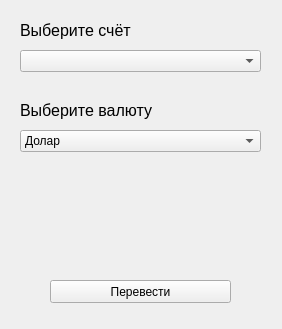
<?xml version="1.0" encoding="UTF-8"?>
<ui version="4.0">
 <class>Form</class>
 <widget class="QWidget" name="Form">
  <property name="geometry">
   <rect>
    <x>0</x>
    <y>0</y>
    <width>282</width>
    <height>329</height>
   </rect>
  </property>
  <property name="windowTitle">
   <string>Form</string>
  </property>
  <widget class="QComboBox" name="accountsBox">
   <property name="geometry">
    <rect>
     <x>20</x>
     <y>50</y>
     <width>241</width>
     <height>22</height>
    </rect>
   </property>
  </widget>
  <widget class="QLabel" name="label">
   <property name="geometry">
    <rect>
     <x>20</x>
     <y>20</y>
     <width>241</width>
     <height>21</height>
    </rect>
   </property>
   <property name="font">
    <font>
     <pointsize>12</pointsize>
    </font>
   </property>
   <property name="text">
    <string>Выберите счёт</string>
   </property>
  </widget>
  <widget class="QComboBox" name="accountsBox_2">
   <property name="geometry">
    <rect>
     <x>20</x>
     <y>130</y>
     <width>241</width>
     <height>22</height>
    </rect>
   </property>
   <item>
    <property name="text">
     <string>Долар</string>
    </property>
   </item>
   <item>
    <property name="text">
     <string>Евро</string>
    </property>
   </item>
  </widget>
  <widget class="QLabel" name="label_2">
   <property name="geometry">
    <rect>
     <x>20</x>
     <y>100</y>
     <width>241</width>
     <height>21</height>
    </rect>
   </property>
   <property name="font">
    <font>
     <pointsize>12</pointsize>
    </font>
   </property>
   <property name="text">
    <string>Выберите валюту</string>
   </property>
  </widget>
  <widget class="QLabel" name="label_3">
   <property name="geometry">
    <rect>
     <x>90</x>
     <y>190</y>
     <width>101</width>
     <height>61</height>
    </rect>
   </property>
   <property name="text">
    <string/>
   </property>
   <property name="pixmap">
    <pixmap>images/logo.svg</pixmap>
   </property>
  </widget>
  <widget class="QPushButton" name="pushButton">
   <property name="geometry">
    <rect>
     <x>50</x>
     <y>280</y>
     <width>181</width>
     <height>23</height>
    </rect>
   </property>
   <property name="text">
    <string>Перевести</string>
   </property>
  </widget>
 </widget>
 <resources/>
 <connections/>
</ui>
